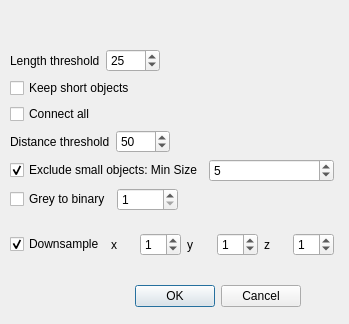
<?xml version="1.0" encoding="UTF-8"?>
<ui version="4.0">
 <class>FlyEmSkeletonizationDialog</class>
 <widget class="QDialog" name="FlyEmSkeletonizationDialog">
  <property name="geometry">
   <rect>
    <x>0</x>
    <y>0</y>
    <width>349</width>
    <height>324</height>
   </rect>
  </property>
  <property name="windowTitle">
   <string>Skeletonization</string>
  </property>
  <widget class="QDialogButtonBox" name="buttonBox">
   <property name="geometry">
    <rect>
     <x>130</x>
     <y>280</y>
     <width>171</width>
     <height>32</height>
    </rect>
   </property>
   <property name="orientation">
    <enum>Qt::Horizontal</enum>
   </property>
   <property name="standardButtons">
    <set>QDialogButtonBox::Cancel|QDialogButtonBox::Ok</set>
   </property>
  </widget>
  <widget class="QWidget" name="layoutWidget">
   <property name="geometry">
    <rect>
     <x>10</x>
     <y>33</y>
     <width>324</width>
     <height>239</height>
    </rect>
   </property>
   <layout class="QVBoxLayout" name="verticalLayout_2">
    <item>
     <layout class="QVBoxLayout" name="verticalLayout">
      <item>
       <layout class="QHBoxLayout" name="horizontalLayout_4">
        <item>
         <layout class="QHBoxLayout" name="horizontalLayout">
          <item>
           <widget class="QLabel" name="label">
            <property name="text">
             <string>Length threshold</string>
            </property>
           </widget>
          </item>
          <item>
           <widget class="QSpinBox" name="lengthSpinBox">
            <property name="maximum">
             <number>1000</number>
            </property>
            <property name="value">
             <number>25</number>
            </property>
           </widget>
          </item>
         </layout>
        </item>
        <item>
         <spacer name="horizontalSpacer">
          <property name="orientation">
           <enum>Qt::Horizontal</enum>
          </property>
          <property name="sizeHint" stdset="0">
           <size>
            <width>40</width>
            <height>20</height>
           </size>
          </property>
         </spacer>
        </item>
       </layout>
      </item>
      <item>
       <widget class="QCheckBox" name="shortObjectCheckBox">
        <property name="toolTip">
         <string>Keep at least one branch even if an object is shorter than the length threshold</string>
        </property>
        <property name="text">
         <string>Keep short objects</string>
        </property>
       </widget>
      </item>
      <item>
       <widget class="QCheckBox" name="connectCheckBox">
        <property name="toolTip">
         <string>Connect all objects no matter where they are</string>
        </property>
        <property name="text">
         <string>Connect all</string>
        </property>
       </widget>
      </item>
      <item>
       <layout class="QHBoxLayout" name="horizontalLayout_5">
        <item>
         <layout class="QHBoxLayout" name="horizontalLayout_2">
          <item>
           <widget class="QLabel" name="label_2">
            <property name="text">
             <string>Distance threshold</string>
            </property>
           </widget>
          </item>
          <item>
           <widget class="QSpinBox" name="distThreSpinBox">
            <property name="maximum">
             <number>1000</number>
            </property>
            <property name="value">
             <number>50</number>
            </property>
           </widget>
          </item>
         </layout>
        </item>
        <item>
         <spacer name="horizontalSpacer_2">
          <property name="orientation">
           <enum>Qt::Horizontal</enum>
          </property>
          <property name="sizeHint" stdset="0">
           <size>
            <width>40</width>
            <height>20</height>
           </size>
          </property>
         </spacer>
        </item>
       </layout>
      </item>
      <item>
       <layout class="QHBoxLayout" name="horizontalLayout_3">
        <item>
         <widget class="QCheckBox" name="objSizeCheckBox">
          <property name="toolTip">
           <string>Exclude small objects from the reconstruction</string>
          </property>
          <property name="text">
           <string>Exclude small objects: Min Size</string>
          </property>
          <property name="checked">
           <bool>true</bool>
          </property>
         </widget>
        </item>
        <item>
         <widget class="QSpinBox" name="objSizeSpinBox">
          <property name="maximum">
           <number>10000</number>
          </property>
          <property name="value">
           <number>5</number>
          </property>
         </widget>
        </item>
       </layout>
      </item>
      <item>
       <layout class="QHBoxLayout" name="horizontalLayout_7">
        <item>
         <layout class="QHBoxLayout" name="horizontalLayout_6">
          <item>
           <widget class="QCheckBox" name="greyToBinaryCheckBox">
            <property name="text">
             <string>Grey to binary</string>
            </property>
           </widget>
          </item>
          <item>
           <widget class="QSpinBox" name="levelSpinBox">
            <property name="minimum">
             <number>1</number>
            </property>
            <property name="maximum">
             <number>65535</number>
            </property>
            <property name="value">
             <number>1</number>
            </property>
           </widget>
          </item>
         </layout>
        </item>
        <item>
         <spacer name="horizontalSpacer_3">
          <property name="orientation">
           <enum>Qt::Horizontal</enum>
          </property>
          <property name="sizeHint" stdset="0">
           <size>
            <width>40</width>
            <height>20</height>
           </size>
          </property>
         </spacer>
        </item>
       </layout>
      </item>
     </layout>
    </item>
    <item>
     <layout class="QHBoxLayout" name="horizontalLayout_8">
      <item>
       <widget class="QCheckBox" name="downsampleCheckBox">
        <property name="text">
         <string>Downsample</string>
        </property>
        <property name="checked">
         <bool>true</bool>
        </property>
       </widget>
      </item>
      <item>
       <widget class="QLabel" name="label_4">
        <property name="text">
         <string>x</string>
        </property>
       </widget>
      </item>
      <item>
       <widget class="QSpinBox" name="dsXSpinBox">
        <property name="minimum">
         <number>0</number>
        </property>
        <property name="maximum">
         <number>10</number>
        </property>
        <property name="value">
         <number>1</number>
        </property>
       </widget>
      </item>
      <item>
       <widget class="QLabel" name="label_5">
        <property name="text">
         <string>y</string>
        </property>
       </widget>
      </item>
      <item>
       <widget class="QSpinBox" name="dsYSpinBox">
        <property name="minimum">
         <number>0</number>
        </property>
        <property name="maximum">
         <number>10</number>
        </property>
        <property name="value">
         <number>1</number>
        </property>
       </widget>
      </item>
      <item>
       <widget class="QLabel" name="label_6">
        <property name="text">
         <string>z</string>
        </property>
       </widget>
      </item>
      <item>
       <widget class="QSpinBox" name="dsZSpinBox">
        <property name="minimum">
         <number>0</number>
        </property>
        <property name="maximum">
         <number>10</number>
        </property>
        <property name="value">
         <number>1</number>
        </property>
       </widget>
      </item>
     </layout>
    </item>
   </layout>
  </widget>
 </widget>
 <resources/>
 <connections>
  <connection>
   <sender>buttonBox</sender>
   <signal>accepted()</signal>
   <receiver>FlyEmSkeletonizationDialog</receiver>
   <slot>accept()</slot>
   <hints>
    <hint type="sourcelabel">
     <x>248</x>
     <y>254</y>
    </hint>
    <hint type="destinationlabel">
     <x>157</x>
     <y>274</y>
    </hint>
   </hints>
  </connection>
  <connection>
   <sender>buttonBox</sender>
   <signal>rejected()</signal>
   <receiver>FlyEmSkeletonizationDialog</receiver>
   <slot>reject()</slot>
   <hints>
    <hint type="sourcelabel">
     <x>316</x>
     <y>260</y>
    </hint>
    <hint type="destinationlabel">
     <x>286</x>
     <y>274</y>
    </hint>
   </hints>
  </connection>
 </connections>
</ui>
